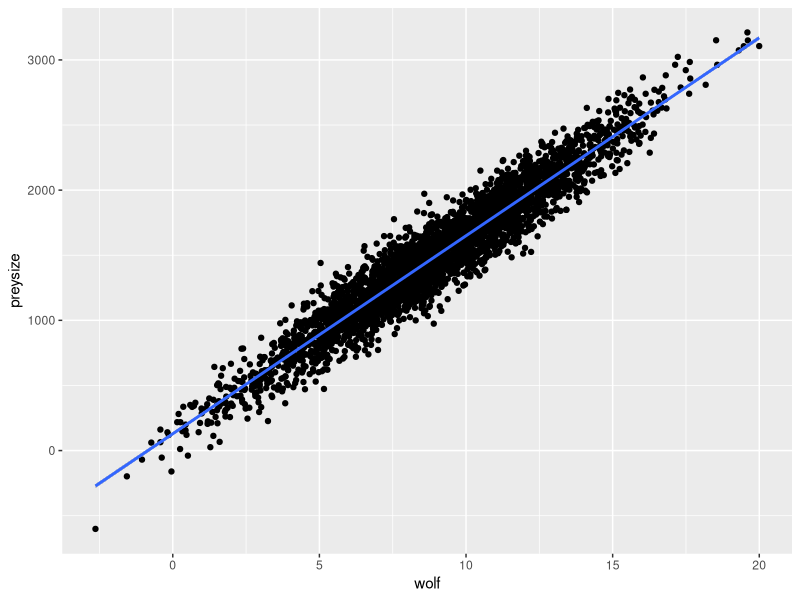
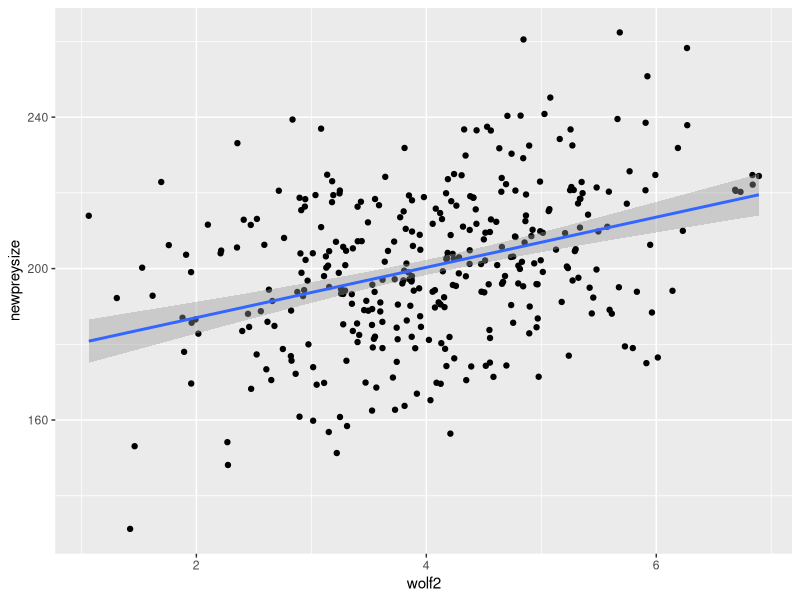
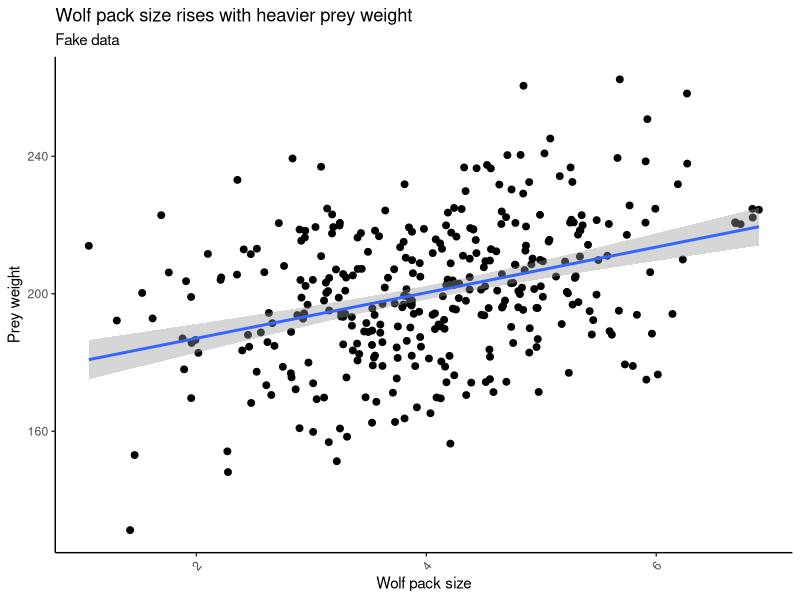

The R source for these figures, in order:
## ---- chunk 1
library(ggplot2)
#Create fake data to mimic bison as main prey
#considering young bison weight for the mean and SD

fake1 <- function(size = 3500, preymean = 1500, preySD = 500, filler = 0.9, slope= 3) {
      preysize <- rnorm(n = size, mean = preymean, sd = preySD) 
  filler <- rnorm(n = size, sd = filler) 
      wolf <- 0.002 * preysize * slope + filler

      framedata <- seq_len(3500) 
      fake2 <- data.frame(framedata, preysize, wolf)
      return(fake2)}
## ---- chunk 2
fake2 <- fake1()
head(fake2)
## ---- chunk 3
#Create output graph to display data
#seeking positive linear pattern
graphing <- function() {
  newgraph <- ggplot(data = fake2, aes(x = wolf, y = preysize)) +
                 geom_jitter() +
                 stat_smooth(method = lm)
  return(newgraph)
}

graphing()

## ---- chunk 4
library(ggplot2)
#Create fake data to mimic deer as main prey
#considering young deer weight for the mean and SD

fake4 <- function(size2 = 350, preymean2 = 200, preySD2 = 20, filler2 = 1, slope2 = 1) {
      newpreysize <- rnorm(n = size2, mean = preymean2, sd = preySD2) 
  filler2 <- rnorm(n = size2, sd = filler2) 
      wolf2 <- 0.02 * newpreysize * slope2 + filler2

      framedata2 <- seq_len(350) 
      fake5 <- data.frame(framedata2, newpreysize, wolf2)
      return(fake5)}
## ---- chunk 5
fake5 <- fake4()
head(fake5)
## ---- chunk 6
#Create output graph to display data
#seeking positive linear pattern
graphing2 <- function() {
  newgraph2 <- ggplot(data = fake5, aes(x = wolf2, y = newpreysize)) +
                 geom_jitter() +
                 stat_smooth(method = lm)
  return(newgraph2)
}

graphing2()

## ---- chunk 7
#Create new output graph
library(ggplot2)
library(tidyverse)
library(ggthemes)
library(ggsci)
library(dbplyr)
#Create fake data to mimic deer as main prey
#considering young deer weight for the mean and SD

ggplot(data = fake5,
       mapping = aes(x = wolf2, y = newpreysize)) +
  geom_point(color = "black", size = 2) +
  stat_smooth(method = lm) +
  labs(x = "Wolf pack size", y = "Prey weight",
       title = "Wolf pack size rises with heavier prey weight",
       subtitle = "Fake data") +
  theme_classic() +
  theme(axis.text.x=element_text(angle = 50, vjust = .7, hjust = .7))
